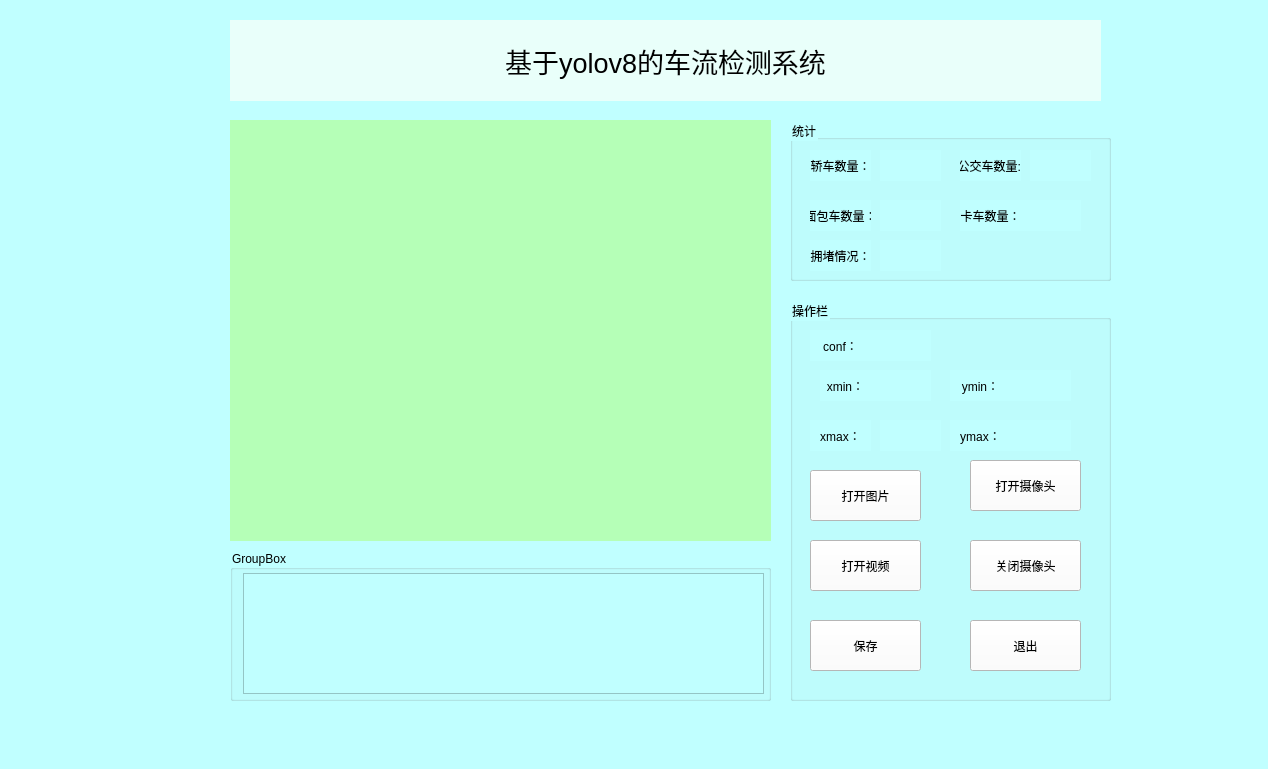
<?xml version="1.0" encoding="UTF-8"?>
<ui version="4.0">
 <class>closevideo</class>
 <widget class="QMainWindow" name="closevideo">
  <property name="geometry">
   <rect>
    <x>0</x>
    <y>0</y>
    <width>1268</width>
    <height>769</height>
   </rect>
  </property>
  <property name="windowTitle">
   <string>MainWindow</string>
  </property>
  <property name="styleSheet">
   <string notr="true">background-color: rgb(192, 255, 255);</string>
  </property>
  <widget class="QWidget" name="centralwidget">
   <widget class="QLabel" name="video">
    <property name="geometry">
     <rect>
      <x>230</x>
      <y>120</y>
      <width>541</width>
      <height>421</height>
     </rect>
    </property>
    <property name="styleSheet">
     <string notr="true">background-color: rgb(181, 255, 183);</string>
    </property>
    <property name="text">
     <string/>
    </property>
    <property name="scaledContents">
     <bool>true</bool>
    </property>
   </widget>
   <widget class="QGroupBox" name="groupBox">
    <property name="geometry">
     <rect>
      <x>790</x>
      <y>120</y>
      <width>321</width>
      <height>161</height>
     </rect>
    </property>
    <property name="title">
     <string>统计</string>
    </property>
    <widget class="QLabel" name="label_5">
     <property name="geometry">
      <rect>
       <x>20</x>
       <y>30</y>
       <width>61</width>
       <height>31</height>
      </rect>
     </property>
     <property name="text">
      <string>轿车数量：</string>
     </property>
     <property name="alignment">
      <set>Qt::AlignmentFlag::AlignCenter</set>
     </property>
    </widget>
    <widget class="QLabel" name="car">
     <property name="geometry">
      <rect>
       <x>90</x>
       <y>30</y>
       <width>61</width>
       <height>31</height>
      </rect>
     </property>
     <property name="text">
      <string/>
     </property>
     <property name="alignment">
      <set>Qt::AlignmentFlag::AlignCenter</set>
     </property>
    </widget>
    <widget class="QLabel" name="label_9">
     <property name="geometry">
      <rect>
       <x>20</x>
       <y>80</y>
       <width>61</width>
       <height>31</height>
      </rect>
     </property>
     <property name="text">
      <string>面包车数量：</string>
     </property>
     <property name="alignment">
      <set>Qt::AlignmentFlag::AlignCenter</set>
     </property>
    </widget>
    <widget class="QLabel" name="van">
     <property name="geometry">
      <rect>
       <x>90</x>
       <y>80</y>
       <width>61</width>
       <height>31</height>
      </rect>
     </property>
     <property name="text">
      <string/>
     </property>
     <property name="alignment">
      <set>Qt::AlignmentFlag::AlignCenter</set>
     </property>
    </widget>
    <widget class="QLabel" name="label_11">
     <property name="geometry">
      <rect>
       <x>170</x>
       <y>30</y>
       <width>61</width>
       <height>31</height>
      </rect>
     </property>
     <property name="text">
      <string>公交车数量:l</string>
     </property>
     <property name="alignment">
      <set>Qt::AlignmentFlag::AlignCenter</set>
     </property>
    </widget>
    <widget class="QLabel" name="label_13">
     <property name="geometry">
      <rect>
       <x>170</x>
       <y>80</y>
       <width>61</width>
       <height>31</height>
      </rect>
     </property>
     <property name="text">
      <string>卡车数量：</string>
     </property>
     <property name="alignment">
      <set>Qt::AlignmentFlag::AlignCenter</set>
     </property>
    </widget>
    <widget class="QLabel" name="truck">
     <property name="geometry">
      <rect>
       <x>230</x>
       <y>80</y>
       <width>61</width>
       <height>31</height>
      </rect>
     </property>
     <property name="text">
      <string/>
     </property>
     <property name="alignment">
      <set>Qt::AlignmentFlag::AlignCenter</set>
     </property>
    </widget>
    <widget class="QLabel" name="bus">
     <property name="geometry">
      <rect>
       <x>240</x>
       <y>30</y>
       <width>61</width>
       <height>31</height>
      </rect>
     </property>
     <property name="text">
      <string/>
     </property>
     <property name="alignment">
      <set>Qt::AlignmentFlag::AlignCenter</set>
     </property>
    </widget>
    <widget class="QLabel" name="label_4">
     <property name="geometry">
      <rect>
       <x>20</x>
       <y>120</y>
       <width>61</width>
       <height>31</height>
      </rect>
     </property>
     <property name="text">
      <string>拥堵情况：</string>
     </property>
     <property name="alignment">
      <set>Qt::AlignmentFlag::AlignCenter</set>
     </property>
    </widget>
    <widget class="QLabel" name="grade">
     <property name="geometry">
      <rect>
       <x>90</x>
       <y>120</y>
       <width>61</width>
       <height>31</height>
      </rect>
     </property>
     <property name="text">
      <string/>
     </property>
     <property name="alignment">
      <set>Qt::AlignmentFlag::AlignCenter</set>
     </property>
    </widget>
   </widget>
   <widget class="QLabel" name="label">
    <property name="geometry">
     <rect>
      <x>230</x>
      <y>20</y>
      <width>871</width>
      <height>81</height>
     </rect>
    </property>
    <property name="font">
     <font>
      <pointsize>20</pointsize>
     </font>
    </property>
    <property name="styleSheet">
     <string notr="true">
background-color: rgb(233, 255, 250);</string>
    </property>
    <property name="text">
     <string>基于yolov8的车流检测系统</string>
    </property>
    <property name="alignment">
     <set>Qt::AlignmentFlag::AlignCenter</set>
    </property>
   </widget>
   <widget class="QGroupBox" name="groupBox_2">
    <property name="geometry">
     <rect>
      <x>230</x>
      <y>550</y>
      <width>541</width>
      <height>151</height>
     </rect>
    </property>
    <property name="title">
     <string>GroupBox</string>
    </property>
    <widget class="QPlainTextEdit" name="plainTextEdit">
     <property name="geometry">
      <rect>
       <x>13</x>
       <y>23</y>
       <width>521</width>
       <height>121</height>
      </rect>
     </property>
    </widget>
   </widget>
   <widget class="QGroupBox" name="groupBox_3">
    <property name="geometry">
     <rect>
      <x>790</x>
      <y>300</y>
      <width>321</width>
      <height>401</height>
     </rect>
    </property>
    <property name="title">
     <string>操作栏</string>
    </property>
    <widget class="QPushButton" name="openpicture">
     <property name="geometry">
      <rect>
       <x>20</x>
       <y>170</y>
       <width>111</width>
       <height>51</height>
      </rect>
     </property>
     <property name="styleSheet">
      <string notr="true">background-color: rgb(255, 255, 255);
</string>
     </property>
     <property name="text">
      <string>打开图片</string>
     </property>
    </widget>
    <widget class="QPushButton" name="opencap">
     <property name="geometry">
      <rect>
       <x>180</x>
       <y>160</y>
       <width>111</width>
       <height>51</height>
      </rect>
     </property>
     <property name="styleSheet">
      <string notr="true">background-color: rgb(255, 255, 255);
</string>
     </property>
     <property name="text">
      <string>打开摄像头</string>
     </property>
    </widget>
    <widget class="QPushButton" name="openvideo">
     <property name="geometry">
      <rect>
       <x>20</x>
       <y>240</y>
       <width>111</width>
       <height>51</height>
      </rect>
     </property>
     <property name="styleSheet">
      <string notr="true">background-color: rgb(255, 255, 255);
</string>
     </property>
     <property name="text">
      <string>打开视频</string>
     </property>
    </widget>
    <widget class="QPushButton" name="closecap">
     <property name="geometry">
      <rect>
       <x>180</x>
       <y>240</y>
       <width>111</width>
       <height>51</height>
      </rect>
     </property>
     <property name="styleSheet">
      <string notr="true">background-color: rgb(255, 255, 255);
</string>
     </property>
     <property name="text">
      <string>关闭摄像头</string>
     </property>
    </widget>
    <widget class="QPushButton" name="save">
     <property name="geometry">
      <rect>
       <x>20</x>
       <y>320</y>
       <width>111</width>
       <height>51</height>
      </rect>
     </property>
     <property name="styleSheet">
      <string notr="true">background-color: rgb(255, 255, 255);
</string>
     </property>
     <property name="text">
      <string>保存</string>
     </property>
    </widget>
    <widget class="QPushButton" name="exit">
     <property name="geometry">
      <rect>
       <x>180</x>
       <y>320</y>
       <width>111</width>
       <height>51</height>
      </rect>
     </property>
     <property name="styleSheet">
      <string notr="true">background-color: rgb(255, 255, 255);
</string>
     </property>
     <property name="text">
      <string>退出</string>
     </property>
    </widget>
    <widget class="QLabel" name="label_2">
     <property name="geometry">
      <rect>
       <x>20</x>
       <y>30</y>
       <width>61</width>
       <height>31</height>
      </rect>
     </property>
     <property name="text">
      <string>conf：</string>
     </property>
     <property name="alignment">
      <set>Qt::AlignmentFlag::AlignCenter</set>
     </property>
    </widget>
    <widget class="QLabel" name="conf">
     <property name="geometry">
      <rect>
       <x>80</x>
       <y>30</y>
       <width>61</width>
       <height>31</height>
      </rect>
     </property>
     <property name="text">
      <string/>
     </property>
     <property name="alignment">
      <set>Qt::AlignmentFlag::AlignCenter</set>
     </property>
    </widget>
    <widget class="QLabel" name="label_6">
     <property name="geometry">
      <rect>
       <x>20</x>
       <y>120</y>
       <width>61</width>
       <height>31</height>
      </rect>
     </property>
     <property name="text">
      <string>xmax：</string>
     </property>
     <property name="alignment">
      <set>Qt::AlignmentFlag::AlignCenter</set>
     </property>
    </widget>
    <widget class="QLabel" name="label_7">
     <property name="geometry">
      <rect>
       <x>30</x>
       <y>70</y>
       <width>51</width>
       <height>31</height>
      </rect>
     </property>
     <property name="text">
      <string>xmin：</string>
     </property>
     <property name="alignment">
      <set>Qt::AlignmentFlag::AlignCenter</set>
     </property>
    </widget>
    <widget class="QLabel" name="xmin">
     <property name="geometry">
      <rect>
       <x>80</x>
       <y>70</y>
       <width>61</width>
       <height>31</height>
      </rect>
     </property>
     <property name="text">
      <string/>
     </property>
     <property name="alignment">
      <set>Qt::AlignmentFlag::AlignCenter</set>
     </property>
    </widget>
    <widget class="QLabel" name="xmax">
     <property name="geometry">
      <rect>
       <x>90</x>
       <y>120</y>
       <width>61</width>
       <height>31</height>
      </rect>
     </property>
     <property name="text">
      <string/>
     </property>
     <property name="alignment">
      <set>Qt::AlignmentFlag::AlignCenter</set>
     </property>
    </widget>
    <widget class="QLabel" name="ymin_2">
     <property name="geometry">
      <rect>
       <x>160</x>
       <y>70</y>
       <width>61</width>
       <height>31</height>
      </rect>
     </property>
     <property name="text">
      <string>ymin：</string>
     </property>
     <property name="alignment">
      <set>Qt::AlignmentFlag::AlignCenter</set>
     </property>
    </widget>
    <widget class="QLabel" name="ymin">
     <property name="geometry">
      <rect>
       <x>220</x>
       <y>70</y>
       <width>61</width>
       <height>31</height>
      </rect>
     </property>
     <property name="text">
      <string/>
     </property>
     <property name="alignment">
      <set>Qt::AlignmentFlag::AlignCenter</set>
     </property>
    </widget>
    <widget class="QLabel" name="label_12">
     <property name="geometry">
      <rect>
       <x>160</x>
       <y>120</y>
       <width>61</width>
       <height>31</height>
      </rect>
     </property>
     <property name="text">
      <string>ymax：</string>
     </property>
     <property name="alignment">
      <set>Qt::AlignmentFlag::AlignCenter</set>
     </property>
    </widget>
    <widget class="QLabel" name="ymax">
     <property name="geometry">
      <rect>
       <x>220</x>
       <y>120</y>
       <width>61</width>
       <height>31</height>
      </rect>
     </property>
     <property name="text">
      <string/>
     </property>
     <property name="alignment">
      <set>Qt::AlignmentFlag::AlignCenter</set>
     </property>
    </widget>
   </widget>
  </widget>
  <widget class="QMenuBar" name="menubar">
   <property name="geometry">
    <rect>
     <x>0</x>
     <y>0</y>
     <width>1268</width>
     <height>33</height>
    </rect>
   </property>
  </widget>
  <widget class="QStatusBar" name="statusbar"/>
 </widget>
 <resources/>
 <connections/>
</ui>
